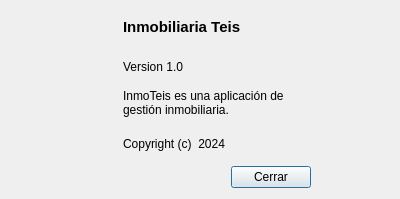
<?xml version="1.0" encoding="UTF-8"?>
<ui version="4.0">
 <class>Dialog</class>
 <widget class="QDialog" name="Dialog">
  <property name="windowModality">
   <enum>Qt::ApplicationModal</enum>
  </property>
  <property name="geometry">
   <rect>
    <x>0</x>
    <y>0</y>
    <width>400</width>
    <height>199</height>
   </rect>
  </property>
  <property name="maximumSize">
   <size>
    <width>400</width>
    <height>200</height>
   </size>
  </property>
  <property name="windowTitle">
   <string>Dialog</string>
  </property>
  <property name="windowIcon">
   <iconset>
    <normaloff>../img/house.svg</normaloff>../img/house.svg</iconset>
  </property>
  <property name="modal">
   <bool>true</bool>
  </property>
  <layout class="QGridLayout" name="gridLayout">
   <item row="4" column="4">
    <widget class="QPushButton" name="btnCerrarAbout">
     <property name="text">
      <string>Cerrar</string>
     </property>
    </widget>
   </item>
   <item row="1" column="3">
    <widget class="QLabel" name="label_2">
     <property name="text">
      <string>Version 1.0</string>
     </property>
    </widget>
   </item>
   <item row="2" column="3" colspan="2">
    <widget class="QLabel" name="label_3">
     <property name="text">
      <string>InmoTeis es una aplicación de gestión inmobiliaria.</string>
     </property>
     <property name="alignment">
      <set>Qt::AlignLeading|Qt::AlignLeft|Qt::AlignTop</set>
     </property>
     <property name="wordWrap">
      <bool>true</bool>
     </property>
     <property name="openExternalLinks">
      <bool>true</bool>
     </property>
    </widget>
   </item>
   <item row="3" column="3">
    <widget class="QLabel" name="label_4">
     <property name="text">
      <string>Copyright (c)  2024</string>
     </property>
    </widget>
   </item>
   <item row="1" column="2">
    <spacer name="horizontalSpacer">
     <property name="orientation">
      <enum>Qt::Horizontal</enum>
     </property>
     <property name="sizeType">
      <enum>QSizePolicy::Fixed</enum>
     </property>
     <property name="sizeHint" stdset="0">
      <size>
       <width>20</width>
       <height>20</height>
      </size>
     </property>
    </spacer>
   </item>
   <item row="0" column="3" colspan="2">
    <widget class="QLabel" name="label">
     <property name="font">
      <font>
       <pointsize>11</pointsize>
       <weight>75</weight>
       <bold>true</bold>
      </font>
     </property>
     <property name="text">
      <string>Inmobiliaria Teis</string>
     </property>
     <property name="textFormat">
      <enum>Qt::RichText</enum>
     </property>
    </widget>
   </item>
   <item row="2" column="5">
    <spacer name="horizontalSpacer_3">
     <property name="orientation">
      <enum>Qt::Horizontal</enum>
     </property>
     <property name="sizeHint" stdset="0">
      <size>
       <width>40</width>
       <height>20</height>
      </size>
     </property>
    </spacer>
   </item>
   <item row="2" column="0">
    <spacer name="horizontalSpacer_2">
     <property name="orientation">
      <enum>Qt::Horizontal</enum>
     </property>
     <property name="sizeHint" stdset="0">
      <size>
       <width>40</width>
       <height>20</height>
      </size>
     </property>
    </spacer>
   </item>
   <item row="0" column="1" rowspan="4">
    <widget class="QLabel" name="label_5">
     <property name="maximumSize">
      <size>
       <width>150</width>
       <height>150</height>
      </size>
     </property>
     <property name="text">
      <string/>
     </property>
     <property name="pixmap">
      <pixmap>../img/realestatehouse_101105.png</pixmap>
     </property>
     <property name="scaledContents">
      <bool>true</bool>
     </property>
    </widget>
   </item>
  </layout>
 </widget>
 <resources/>
 <connections/>
</ui>
